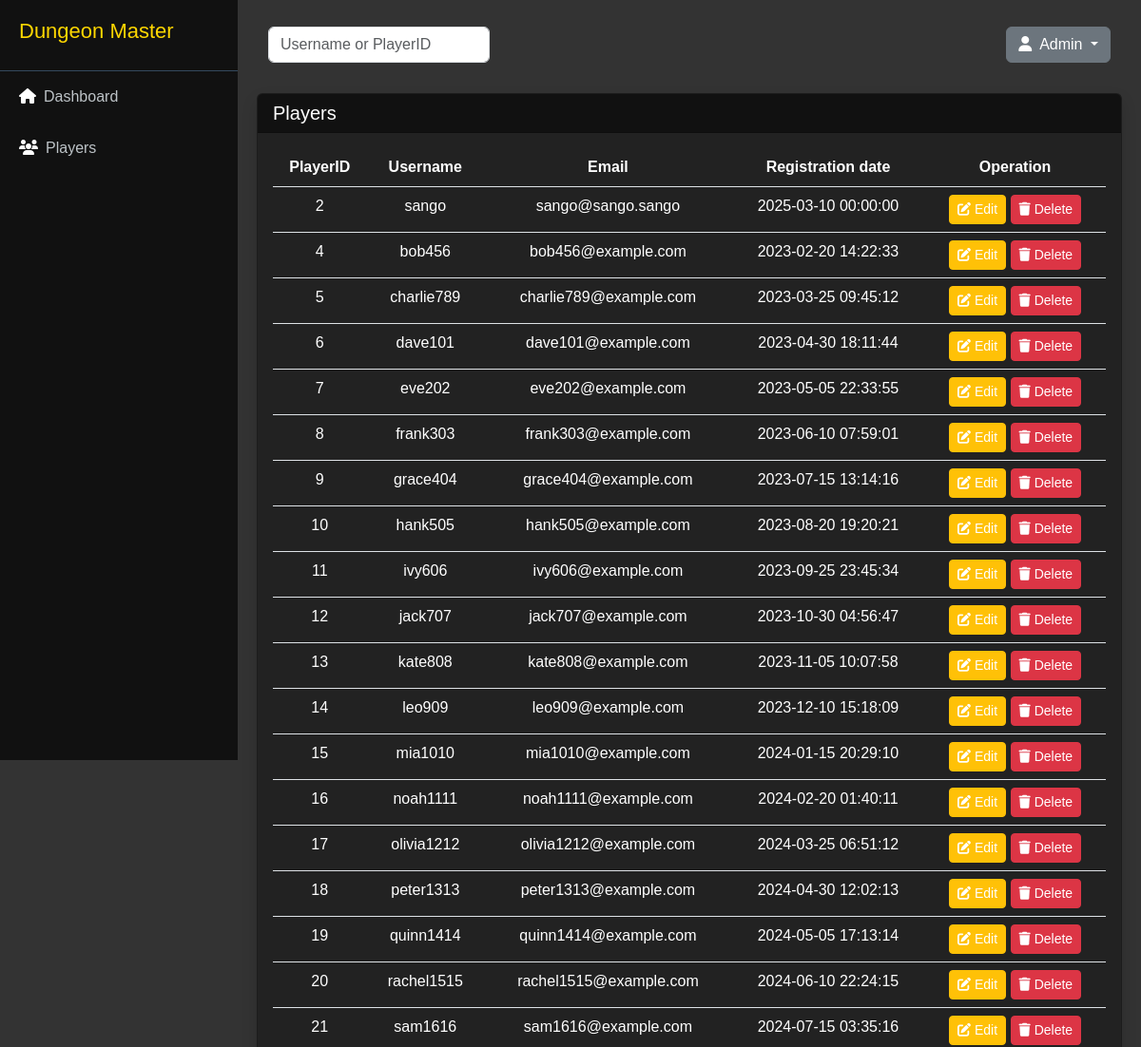
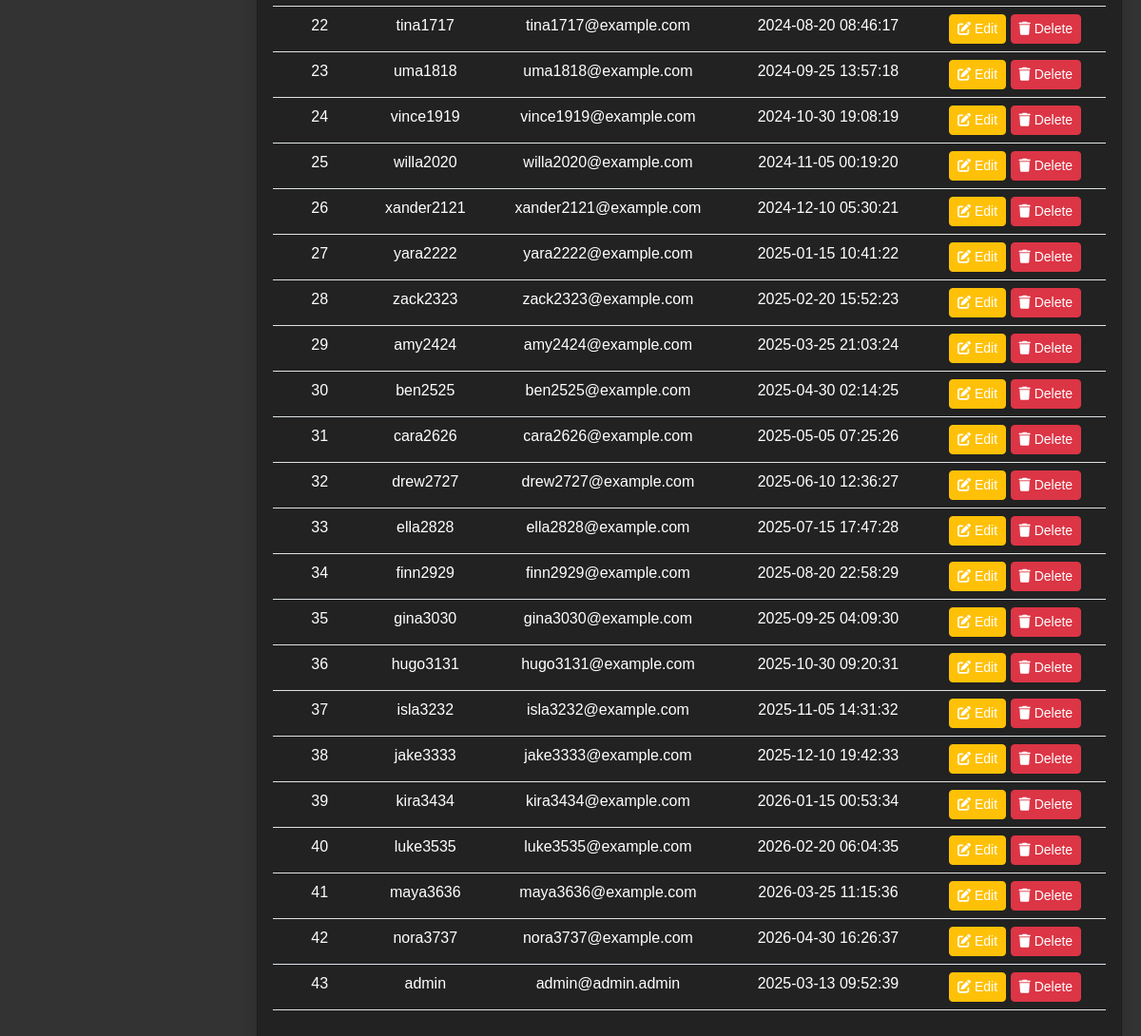
The page /dungeonmaster/admin_panel/users.php on the database its author committed (2 pictures, top to bottom).
### tables this page shows
CREATE TABLE `players` (
  `PlayerID` int(11) NOT NULL,
  `Username` varchar(50) NOT NULL,
  `PasswordHash` varchar(255) NOT NULL,
  `Email` varchar(100) NOT NULL,
  `Level` int(3) NOT NULL DEFAULT 0,
  `RegDate` datetime NOT NULL DEFAULT current_timestamp()
);

### dungeonmaster/admin_panel/users.php (the view, shortened to what this page needs)
<?php
require '../db.php';
$sql = "SELECT PlayerID, Username, Email, Level, RegDate FROM players";
$stmt = $conn->prepare($sql);
$stmt->execute();
$players = $stmt->fetchAll(PDO::FETCH_ASSOC);
?>
<!DOCTYPE html>
<html lang="hu">
<head>
    <link href="https://cdn.jsdelivr.net/npm/bootstrap@5.3.0/dist/css/bootstrap.min.css" rel="stylesheet">
    <link rel="stylesheet" href="https://cdnjs.cloudflare.com/ajax/libs/font-awesome/6.4.0/css/all.min.css">
</head>
<body>
<div class="sidebar">
    <div class="sidebar-header">
        <h4>Dungeon Master</h4>
    </div>
    <ul class="sidebar-menu">
        <li><a href="mainPanel.php"><i class="fas fa-home me-2"></i>Dashboard</a></li>
        <li><a href="users.php"><i class="fas fa-users me-2"></i>Players</a></li>
    </ul>
</div>
<div class="main-content">
    <nav class="navbar mb-4">
        <div class="container-fluid">
            <form class="d-flex">
                <input class="form-control me-2" type="search" placeholder="Username or PlayerID">
            </form>
            <div class="dropdown">
                <button class="btn btn-secondary dropdown-toggle" type="button" data-bs-toggle="dropdown">
                    <i class="fas fa-user me-2"></i>Admin
                </button>
            </div>
        </div>
    </nav>
    <div class="card shadow" style="background-color: #222 !important;">
        <div class="card-header">
            <h5 class="mb-0">Players</h5>
        </div>
        <div class="card-body">
            <table class="table table-hover" id="usersTable">
                <thead>
                    <tr>
                        <th>PlayerID</th>
                        <th>Username</th>
                        <th>Email</th>
                        <th>Registration date</th>
                        <th>Operation</th>
                    </tr>
                </thead>
                <tbody>
                    <?php foreach ($players as $player): ?>
                    <tr>
                        <td><?= htmlspecialchars($player['PlayerID']) ?></td>
                        <td><?= htmlspecialchars($player['Username']) ?></td>
                        <td><?= htmlspecialchars($player['Email']) ?></td>
                        <td><?= $player['RegDate'] ?></td>
                        <td>
                            <button class="btn btn-sm btn-warning" data-bs-toggle="modal" data-bs-target="#editModal"
                                    onclick="loadEditForm(<?= $player['PlayerID'] ?>, '<?= htmlspecialchars($player['Username']) ?>', '<?= htmlspecialchars($player['Email']) ?>', <?= $player['Level'] ?>, '<?= $player['RegDate'] ?>')">
                                <i class="fas fa-edit"></i> Edit
                            </button>
                            <button class="btn btn-sm btn-danger" onclick="confirmDelete(<?= $player['PlayerID'] ?>)">
                                <i class="fas fa-trash"></i> Delete
                            </button>
                        </td>
                    </tr>
                    <?php endforeach; ?>
                </tbody>
            </table>
        </div>
    </div>
</div>
</body>
</html>

### dungeonmaster/admin_panel/users.php (style rules this page uses)
* { font-family: 'DungeonFont', sans-serif; color: white; }
.sidebar { background: #111; min-height: 100vh; position: fixed; width: 250px; }
.card-header { background-color: #111; }
.card-body { background-color: #222; }
table { background-color: #222; }
th, td { color: white !important; background-color: #222 !important; }
tr { text-align: center; }
.main-content, .navbar { background-color: #333; }
body { background-color: #333; }
h4 { color: #FFD700; font-size: 22px; }
h5 { color: white; }
.btn { color: white; }
.sidebar-header { padding: 20px; color: #ecf0f1; border-bottom: 1px solid #34495e; }
.sidebar-menu { list-style: none; padding: 0; }
.sidebar-menu li a { color: #bdc3c7; padding: 15px 20px; display: block; text-decoration: none; transition: 0.3s; }
.main-content { margin-left: 250px; padding: 20px; }

### rows shown on the page
players: PlayerID "2", Username "sango", Email "sango@sango.sango", RegDate "2025-03-10 00:00:00"
players: PlayerID "4", Username "bob456", Email "bob456@example.com", RegDate "2023-02-20 14:22:33"
players: PlayerID "5", Username "charlie789", Email "charlie789@example.com", RegDate "2023-03-25 09:45:12"
players: PlayerID "6", Username "dave101", Email "dave101@example.com", RegDate "2023-04-30 18:11:44"
players: PlayerID "7", Username "eve202", Email "eve202@example.com", RegDate "2023-05-05 22:33:55"
players: PlayerID "8", Username "frank303", Email "frank303@example.com", RegDate "2023-06-10 07:59:01"
players: PlayerID "9", Username "grace404", Email "grace404@example.com", RegDate "2023-07-15 13:14:16"
players: PlayerID "10", Username "hank505", Email "hank505@example.com", RegDate "2023-08-20 19:20:21"
players: PlayerID "11", Username "ivy606", Email "ivy606@example.com", RegDate "2023-09-25 23:45:34"
players: PlayerID "12", Username "jack707", Email "jack707@example.com", RegDate "2023-10-30 04:56:47"
players: PlayerID "13", Username "kate808", Email "kate808@example.com", RegDate "2023-11-05 10:07:58"
players: PlayerID "14", Username "leo909", Email "leo909@example.com", RegDate "2023-12-10 15:18:09"
players: PlayerID "15", Username "mia1010", Email "mia1010@example.com", RegDate "2024-01-15 20:29:10"
players: PlayerID "16", Username "noah1111", Email "noah1111@example.com", RegDate "2024-02-20 01:40:11"
players: PlayerID "17", Username "olivia1212", Email "olivia1212@example.com", RegDate "2024-03-25 06:51:12"
players: PlayerID "18", Username "peter1313", Email "peter1313@example.com", RegDate "2024-04-30 12:02:13"
players: PlayerID "19", Username "quinn1414", Email "quinn1414@example.com", RegDate "2024-05-05 17:13:14"
players: PlayerID "20", Username "rachel1515", Email "rachel1515@example.com", RegDate "2024-06-10 22:24:15"
players: PlayerID "21", Username "sam1616", Email "sam1616@example.com", RegDate "2024-07-15 03:35:16"
players: PlayerID "22", Username "tina1717", Email "tina1717@example.com", RegDate "2024-08-20 08:46:17"
players: PlayerID "23", Username "uma1818", Email "uma1818@example.com", RegDate "2024-09-25 13:57:18"
players: PlayerID "24", Username "vince1919", Email "vince1919@example.com", RegDate "2024-10-30 19:08:19"
players: PlayerID "25", Username "willa2020", Email "willa2020@example.com", RegDate "2024-11-05 00:19:20"
players: PlayerID "26", Username "xander2121", Email "xander2121@example.com", RegDate "2024-12-10 05:30:21"
players: PlayerID "27", Username "yara2222", Email "yara2222@example.com", RegDate "2025-01-15 10:41:22"
players: PlayerID "28", Username "zack2323", Email "zack2323@example.com", RegDate "2025-02-20 15:52:23"
players: PlayerID "29", Username "amy2424", Email "amy2424@example.com", RegDate "2025-03-25 21:03:24"
players: PlayerID "30", Username "ben2525", Email "ben2525@example.com", RegDate "2025-04-30 02:14:25"
players: PlayerID "31", Username "cara2626", Email "cara2626@example.com", RegDate "2025-05-05 07:25:26"
players: PlayerID "32", Username "drew2727", Email "drew2727@example.com", RegDate "2025-06-10 12:36:27"
players: PlayerID "33", Username "ella2828", Email "ella2828@example.com", RegDate "2025-07-15 17:47:28"
players: PlayerID "34", Username "finn2929", Email "finn2929@example.com", RegDate "2025-08-20 22:58:29"
players: PlayerID "35", Username "gina3030", Email "gina3030@example.com", RegDate "2025-09-25 04:09:30"
players: PlayerID "36", Username "hugo3131", Email "hugo3131@example.com", RegDate "2025-10-30 09:20:31"
players: PlayerID "37", Username "isla3232", Email "isla3232@example.com", RegDate "2025-11-05 14:31:32"
players: PlayerID "38", Username "jake3333", Email "jake3333@example.com", RegDate "2025-12-10 19:42:33"
players: PlayerID "39", Username "kira3434", Email "kira3434@example.com", RegDate "2026-01-15 00:53:34"
players: PlayerID "40", Username "luke3535", Email "luke3535@example.com", RegDate "2026-02-20 06:04:35"
players: PlayerID "41", Username "maya3636", Email "maya3636@example.com", RegDate "2026-03-25 11:15:36"
players: PlayerID "42", Username "nora3737", Email "nora3737@example.com", RegDate "2026-04-30 16:26:37"
players: PlayerID "43", Username "admin", Email "admin@admin.admin", RegDate "2025-03-13 09:52:39"
